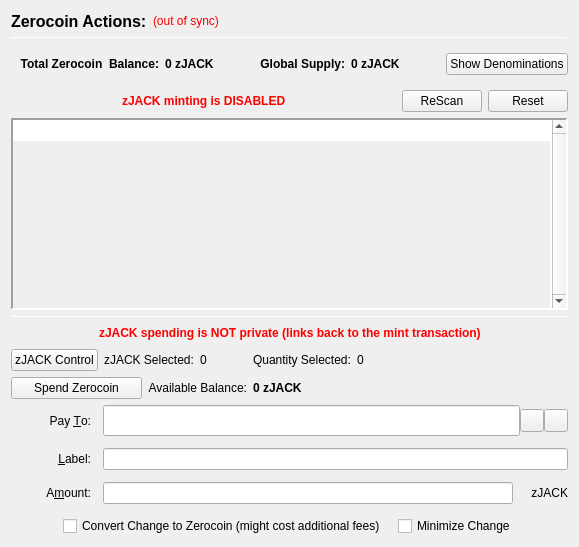
                  <widget class="QFrame" name="verticalFrameLeft">
                   <layout class="QVBoxLayout" name="verticalLayout_2">
                    <item>
                     <layout class="QVBoxLayout" name="verticalLayout_3">
                      <item>
                       <layout class="QHBoxLayout" name="horizontalLayout_3">
                        <item>
                         <widget class="QLabel" name="labelzJACKActions">
                          <property name="font">
                           <font>
                            <pointsize>12</pointsize>
                            <weight>75</weight>
                            <bold>true</bold>
                           </font>
                          </property>
                          <property name="text">
                           <string>Zerocoin Actions:</string>
                          </property>
                          <property name="alignment">
                           <set>Qt::AlignLeading|Qt::AlignLeft|Qt::AlignVCenter</set>
                          </property>
                         </widget>
                        </item>
                        <item>
                         <widget class="QLabel" name="labelzJACKSyncStatus">
                          <property name="toolTip">
                           <string>The displayed information may be out of date. Your wallet automatically synchronizes with the JACK network after a connection is established, but this process has not completed yet.</string>
                          </property>
                          <property name="styleSheet">
                           <string notr="true">QLabel { color: red; }</string>
                          </property>
                          <property name="text">
                           <string notr="true">(out of sync)</string>
                          </property>
                          <property name="alignment">
                           <set>Qt::AlignLeading|Qt::AlignLeft|Qt::AlignVCenter</set>
                          </property>
                         </widget>
                        </item>
                        <item>
                         <spacer name="horizontalSpacer">
                          <property name="orientation">
                           <enum>Qt::Horizontal</enum>
                          </property>
                          <property name="sizeHint" stdset="0">
                           <size>
                            <width>40</width>
                            <height>20</height>
                           </size>
                          </property>
                         </spacer>
                        </item>
                       </layout>
                      </item>
                      <item>
                       <widget class="Line" name="lineUpperLeft">
                        <property name="minimumSize">
                         <size>
                          <width>0</width>
                          <height>1</height>
                         </size>
                        </property>
                        <property name="maximumSize">
                         <size>
                          <width>16777215</width>
                          <height>1</height>
                         </size>
                        </property>
                        <property name="frameShadow">
                         <enum>QFrame::Sunken</enum>
                        </property>
                        <property name="orientation">
                         <enum>Qt::Horizontal</enum>
                        </property>
                       </widget>
                      </item>
                      <item>
                       <widget class="QFrame" name="balanceSupplyFrame">
                        <layout class="QHBoxLayout" name="horizontalLayout_2" stretch="0,0,0,1,0">
                         <property name="rightMargin">
                          <number>0</number>
                         </property>
                         <item>
                          <layout class="QHBoxLayout" name="horizontalLayout_34">
                           <item>
                            <widget class="QLabel" name="labelzAvailableText_3">
                             <property name="font">
                              <font>
                               <weight>75</weight>
                               <bold>true</bold>
                              </font>
                             </property>
                             <property name="toolTip">
                              <string>Total Balance including unconfirmed and immature zJACK</string>
                             </property>
                             <property name="text">
                              <string>Total Zerocoin  Balance:</string>
                             </property>
                             <property name="alignment">
                              <set>Qt::AlignRight|Qt::AlignTrailing|Qt::AlignVCenter</set>
                             </property>
                            </widget>
                           </item>
                           <item>
                            <widget class="QLabel" name="labelzAvailableAmount_4">
                             <property name="minimumSize">
                              <size>
                               <width>40</width>
                               <height>0</height>
                              </size>
                             </property>
                             <property name="font">
                              <font>
                               <weight>75</weight>
                               <bold>true</bold>
                              </font>
                             </property>
                             <property name="toolTip">
                              <string>Total Balance including unconfirmed and immature zJACK</string>
                             </property>
                             <property name="text">
                              <string>0 zJACK</string>
                             </property>
                             <property name="alignment">
                              <set>Qt::AlignLeading|Qt::AlignLeft|Qt::AlignVCenter</set>
                             </property>
                            </widget>
                           </item>
                          </layout>
                         </item>
                         <item>
                          <spacer name="horizontalSpacer_32">
                           <property name="orientation">
                            <enum>Qt::Horizontal</enum>
                           </property>
                           <property name="sizeHint" stdset="0">
                            <size>
                             <width>40</width>
                             <height>20</height>
                            </size>
                           </property>
                          </spacer>
                         </item>
                         <item>
                          <layout class="QHBoxLayout" name="horizontalLayout_35">
                           <item>
                            <widget class="QLabel" name="labelZsupplyText_2">
                             <property name="font">
                              <font>
                               <weight>75</weight>
                               <bold>true</bold>
                              </font>
                             </property>
                             <property name="text">
                              <string>Global Supply:</string>
                             </property>
                             <property name="alignment">
                              <set>Qt::AlignRight|Qt::AlignTrailing|Qt::AlignVCenter</set>
                             </property>
                            </widget>
                           </item>
                           <item>
                            <widget class="QLabel" name="labelZsupplyAmount_2">
                             <property name="font">
                              <font>
                               <weight>75</weight>
                               <bold>true</bold>
                              </font>
                             </property>
                             <property name="text">
                              <string>0 zJACK</string>
                             </property>
                            </widget>
                           </item>
                          </layout>
                         </item>
                         <item>
                          <spacer name="horizontalSpacer_31">
                           <property name="orientation">
                            <enum>Qt::Horizontal</enum>
                           </property>
                           <property name="sizeHint" stdset="0">
                            <size>
                             <width>40</width>
                             <height>20</height>
                            </size>
                           </property>
                          </spacer>
                         </item>
                         <item>
                          <widget class="QPushButton" name="pushButtonShowDenoms">
                           <property name="toolTip">
                            <string>Show zJACK denominations list</string>
                           </property>
                           <property name="text">
                            <string>Show Denominations</string>
                           </property>
                          </widget>
                         </item>
                        </layout>
                       </widget>
                      </item>
                      <item>
                       <layout class="QHBoxLayout" name="horizontalLayout_4">
                        <item>
                         <spacer name="horizontalSpacer_2">
                          <property name="orientation">
                           <enum>Qt::Horizontal</enum>
                          </property>
                          <property name="sizeHint" stdset="0">
                           <size>
                            <width>40</width>
                            <height>20</height>
                           </size>
                          </property>
                         </spacer>
                        </item>
                        <item>
                         <widget class="QLabel" name="label">
                          <property name="styleSheet">
                           <string notr="true">color: red;
font-weight: bold;</string>
                          </property>
                          <property name="text">
                           <string>zJACK minting is DISABLED</string>
                          </property>
                         </widget>
                        </item>
                        <item>
                         <spacer name="horizontalSpacer_3">
                          <property name="orientation">
                           <enum>Qt::Horizontal</enum>
                          </property>
                          <property name="sizeHint" stdset="0">
                           <size>
                            <width>40</width>
                            <height>20</height>
                           </size>
                          </property>
                         </spacer>
                        </item>
                        <item>
                         <widget class="QPushButton" name="pushButtonMintReset">
                          <property name="maximumSize">
                           <size>
                            <width>80</width>
                            <height>16777215</height>
                           </size>
                          </property>
                          <property name="toolTip">
                           <string>Rescan the complete blockchain for  Zerocoin mints and their meta-data.</string>
                          </property>
                          <property name="text">
                           <string>ReScan</string>
                          </property>
                         </widget>
                        </item>
                        <item>
                         <widget class="QPushButton" name="pushButtonSpentReset">
                          <property name="maximumSize">
                           <size>
                            <width>80</width>
                            <height>16777215</height>
                           </size>
                          </property>
                          <property name="toolTip">
                           <string>Reset Zerocoin Wallet DB. Deletes transactions that did not make it into the blockchain.</string>
                          </property>
                          <property name="text">
                           <string>Reset</string>
                          </property>
                         </widget>
                        </item>
                       </layout>
                      </item>
                      <item>
                       <widget class="QPlainTextEdit" name="TEMintStatus">
                        <property name="font">
                         <font>
                          <pointsize>8</pointsize>
                         </font>
                        </property>
                        <property name="toolTip">
                         <string>Status and/or Mesages from the last Mint Action.</string>
                        </property>
                        <property name="frameShape">
                         <enum>QFrame::Panel</enum>
                        </property>
                        <property name="frameShadow">
                         <enum>QFrame::Sunken</enum>
                        </property>
                        <property name="lineWidth">
                         <number>2</number>
                        </property>
                        <property name="midLineWidth">
                         <number>2</number>
                        </property>
                        <property name="verticalScrollBarPolicy">
                         <enum>Qt::ScrollBarAlwaysOn</enum>
                        </property>
                        <property name="horizontalScrollBarPolicy">
                         <enum>Qt::ScrollBarAlwaysOff</enum>
                        </property>
                        <property name="readOnly">
                         <bool>true</bool>
                        </property>
                        <property name="plainText">
                         <string notr="true"/>
                        </property>
                        <property name="backgroundVisible">
                         <bool>true</bool>
                        </property>
                       </widget>
                      </item>
                      <item>
                       <widget class="Line" name="line">
                        <property name="minimumSize">
                         <size>
                          <width>0</width>
                          <height>1</height>
                         </size>
                        </property>
                        <property name="maximumSize">
                         <size>
                          <width>16777215</width>
                          <height>1</height>
                         </size>
                        </property>
                        <property name="orientation">
                         <enum>Qt::Horizontal</enum>
                        </property>
                       </widget>
                      </item>
                      <item>
                       <layout class="QHBoxLayout" name="horizontalLayout_7">
                        <item>
                         <spacer name="horizontalSpacer_18">
                          <property name="orientation">
                           <enum>Qt::Horizontal</enum>
                          </property>
                          <property name="sizeHint" stdset="0">
                           <size>
                            <width>40</width>
                            <height>20</height>
                           </size>
                          </property>
                         </spacer>
                        </item>
                        <item>
                         <widget class="QLabel" name="label_2">
                          <property name="styleSheet">
                           <string notr="true">color: red;
font-weight: bold;</string>
                          </property>
                          <property name="text">
                           <string>zJACK spending is NOT private (links back to the mint transaction)</string>
                          </property>
                         </widget>
                        </item>
                        <item>
                         <spacer name="horizontalSpacer_30">
                          <property name="orientation">
                           <enum>Qt::Horizontal</enum>
                          </property>
                          <property name="sizeHint" stdset="0">
                           <size>
                            <width>40</width>
                            <height>20</height>
                           </size>
                          </property>
                         </spacer>
                        </item>
                       </layout>
                      </item>
                      <item>
                       <layout class="QHBoxLayout" name="horizontalLayout_24">
                        <property name="leftMargin">
                         <number>0</number>
                        </property>
                        <property name="bottomMargin">
                         <number>0</number>
                        </property>
                        <item>
                         <widget class="QPushButton" name="pushButtonZPivControl">
                          <property name="text">
                           <string>zJACK Control</string>
                          </property>
                         </widget>
                        </item>
                        <item>
                         <widget class="QLabel" name="labelzPivSelected">
                          <property name="text">
                           <string>zJACK Selected:</string>
                          </property>
                         </widget>
                        </item>
                        <item>
                         <widget class="QLabel" name="labelzPivSelected_int">
                          <property name="text">
                           <string>0</string>
                          </property>
                         </widget>
                        </item>
                        <item>
                         <spacer name="horizontalSpacer_17">
                          <property name="orientation">
                           <enum>Qt::Horizontal</enum>
                          </property>
                          <property name="sizeType">
                           <enum>QSizePolicy::Fixed</enum>
                          </property>
                          <property name="sizeHint" stdset="0">
                           <size>
                            <width>40</width>
                            <height>20</height>
                           </size>
                          </property>
                         </spacer>
                        </item>
                        <item>
                         <widget class="QLabel" name="labelQuantitySelected">
                          <property name="text">
                           <string>Quantity Selected:</string>
                          </property>
                         </widget>
                        </item>
                        <item>
                         <widget class="QLabel" name="labelQuantitySelected_int">
                          <property name="text">
                           <string>0</string>
                          </property>
                         </widget>
                        </item>
                        <item>
                         <spacer name="horizontalSpacer_19">
                          <property name="orientation">
                           <enum>Qt::Horizontal</enum>
                          </property>
                          <property name="sizeHint" stdset="0">
                           <size>
                            <width>40</width>
                            <height>20</height>
                           </size>
                          </property>
                         </spacer>
                        </item>
                       </layout>
                      </item>
                      <item>
                       <layout class="QHBoxLayout" name="horizontalLayout_6">
                        <item>
                         <widget class="QPushButton" name="pushButtonSpendzJACK">
                          <property name="minimumSize">
                           <size>
                            <width>131</width>
                            <height>0</height>
                           </size>
                          </property>
                          <property name="toolTip">
                           <string>Spend Zerocoin. Without 'Pay To:' address creates payments to yourself.</string>
                          </property>
                          <property name="text">
                           <string>Spend Zerocoin</string>
                          </property>
                         </widget>
                        </item>
                        <item>
                         <widget class="QLabel" name="labelzJACKBalanceText">
                          <property name="toolTip">
                           <string>Available (mature and spendable) zJACK for spending</string>
                          </property>
                          <property name="text">
                           <string>Available Balance:</string>
                          </property>
                          <property name="alignment">
                           <set>Qt::AlignRight|Qt::AlignTrailing|Qt::AlignVCenter</set>
                          </property>
                         </widget>
                        </item>
                        <item>
                         <widget class="QLabel" name="labelzAvailableAmount_2">
                          <property name="font">
                           <font>
                            <weight>75</weight>
                            <bold>true</bold>
                           </font>
                          </property>
                          <property name="toolTip">
                           <string>Available (mature and spendable) zJACK for spending

zJACK are mature when they have more than 20 confirmations AND more than 2 mints of the same denomination after them were minted</string>
                          </property>
                          <property name="text">
                           <string>0 zJACK</string>
                          </property>
                          <property name="alignment">
                           <set>Qt::AlignLeading|Qt::AlignLeft|Qt::AlignVCenter</set>
                          </property>
                         </widget>
                        </item>
                        <item>
                         <spacer name="horizontalSpacer_4">
                          <property name="orientation">
                           <enum>Qt::Horizontal</enum>
                          </property>
                          <property name="sizeHint" stdset="0">
                           <size>
                            <width>40</width>
                            <height>20</height>
                           </size>
                          </property>
                         </spacer>
                        </item>
                       </layout>
                      </item>
                      <item>
                       <layout class="QGridLayout" name="gridLayout_7">
                        <property name="spacing">
                         <number>12</number>
                        </property>
                        <item row="0" column="0">
                         <widget class="QLabel" name="payToLabel">
                          <property name="minimumSize">
                           <size>
                            <width>80</width>
                            <height>0</height>
                           </size>
                          </property>
                          <property name="text">
                           <string>Pay &amp;To:</string>
                          </property>
                          <property name="alignment">
                           <set>Qt::AlignRight|Qt::AlignTrailing|Qt::AlignVCenter</set>
                          </property>
                          <property name="buddy">
                           <cstring>payTo</cstring>
                          </property>
                         </widget>
                        </item>
                        <item row="0" column="1">
                         <layout class="QHBoxLayout" name="payToLayout">
                          <property name="spacing">
                           <number>0</number>
                          </property>
                          <item>
                           <widget class="QValidatedLineEdit" name="payTo">
                            <property name="enabled">
                             <bool>true</bool>
                            </property>
                            <property name="minimumSize">
                             <size>
                              <width>0</width>
                              <height>31</height>
                             </size>
                            </property>
                            <property name="toolTip">
                             <string>The JACK address to send the payment to. Creates local payment to yourself when empty.</string>
                            </property>
                           </widget>
                          </item>
                          <item>
                           <widget class="QToolButton" name="addressBookButton">
                            <property name="toolTip">
                             <string>Choose previously used address</string>
                            </property>
                            <property name="text">
                             <string/>
                            </property>
                            <property name="icon">
                             <iconset resource="../pivx.qrc">
                              <normaloff>:/icons/address-book</normaloff>:/icons/address-book</iconset>
                            </property>
                            <property name="shortcut">
                             <string>Alt+A</string>
                            </property>
                           </widget>
                          </item>
                          <item>
                           <widget class="QToolButton" name="pasteButton">
                            <property name="toolTip">
                             <string>Paste address from clipboard</string>
                            </property>
                            <property name="text">
                             <string/>
                            </property>
                            <property name="icon">
                             <iconset resource="../pivx.qrc">
                              <normaloff>:/icons/editpaste</normaloff>:/icons/editpaste</iconset>
                            </property>
                            <property name="shortcut">
                             <string>Alt+P</string>
                            </property>
                           </widget>
                          </item>
                         </layout>
                        </item>
                        <item row="1" column="0">
                         <widget class="QLabel" name="labelLabel">
                          <property name="minimumSize">
                           <size>
                            <width>80</width>
                            <height>0</height>
                           </size>
                          </property>
                          <property name="text">
                           <string>&amp;Label:</string>
                          </property>
                          <property name="alignment">
                           <set>Qt::AlignRight|Qt::AlignTrailing|Qt::AlignVCenter</set>
                          </property>
                          <property name="buddy">
                           <cstring>addAsLabel</cstring>
                          </property>
                         </widget>
                        </item>
                        <item row="1" column="1">
                         <widget class="QLineEdit" name="addAsLabel">
                          <property name="toolTip">
                           <string>Enter a label for this address to add it to the list of used addresses</string>
                          </property>
                         </widget>
                        </item>
                        <item row="2" column="0">
                         <widget class="QLabel" name="amountLabel">
                          <property name="minimumSize">
                           <size>
                            <width>80</width>
                            <height>0</height>
                           </size>
                          </property>
                          <property name="text">
                           <string>A&amp;mount:</string>
                          </property>
                          <property name="alignment">
                           <set>Qt::AlignRight|Qt::AlignTrailing|Qt::AlignVCenter</set>
                          </property>
                          <property name="buddy">
                           <cstring>zJACKpayAmount</cstring>
                          </property>
                         </widget>
                        </item>
                        <item row="2" column="1">
                         <layout class="QHBoxLayout" name="horizontalLayout_9">
                          <property name="spacing">
                           <number>0</number>
                          </property>
                          <item>
                           <widget class="QLineEdit" name="zJACKpayAmount"/>
                          </item>
                          <item>
                           <widget class="QLabel" name="labelzJACK">
                            <property name="minimumSize">
                             <size>
                              <width>55</width>
                              <height>0</height>
                             </size>
                            </property>
                            <property name="text">
                             <string>zJACK</string>
                            </property>
                            <property name="alignment">
                             <set>Qt::AlignRight|Qt::AlignTrailing|Qt::AlignVCenter</set>
                            </property>
                           </widget>
                          </item>
                         </layout>
                        </item>
                        <item row="3" column="0" colspan="2">
                         <layout class="QHBoxLayout" name="horizontalLayout_10">
                          <item>
                           <spacer name="horizontalSpacer_5">
                            <property name="orientation">
                             <enum>Qt::Horizontal</enum>
                            </property>
                            <property name="sizeHint" stdset="0">
                             <size>
                              <width>40</width>
                              <height>20</height>
                             </size>
                            </property>
                           </spacer>
                          </item>
                          <item>
                           <widget class="QCheckBox" name="checkBoxMintChange">
                            <property name="sizePolicy">
                             <sizepolicy hsizetype="MinimumExpanding" vsizetype="Fixed">
                              <horstretch>0</horstretch>
                              <verstretch>0</verstretch>
                             </sizepolicy>
                            </property>
                            <property name="layoutDirection">
                             <enum>Qt::LeftToRight</enum>
                            </property>
                            <property name="text">
                             <string>Convert Change to Zerocoin (might cost additional fees)</string>
                            </property>
                           </widget>
                          </item>
                          <item>
                           <widget class="QCheckBox" name="checkBoxMinimizeChange">
                            <property name="toolTip">
                             <string>If checked, the wallet tries to minimize the returning change instead of minimizing the number of spent denominations.</string>
                            </property>
                            <property name="text">
                             <string>Minimize Change</string>
                            </property>
                           </widget>
                          </item>
                          <item>
                           <spacer name="horizontalSpacer_6">
                            <property name="orientation">
                             <enum>Qt::Horizontal</enum>
                            </property>
                            <property name="sizeHint" stdset="0">
                             <size>
                              <width>40</width>
                              <height>20</height>
                             </size>
                            </property>
                           </spacer>
                          </item>
                         </layout>
                        </item>
                       </layout>
                      </item>
                     </layout>
                    </item>
                   </layout>
                  </widget>
